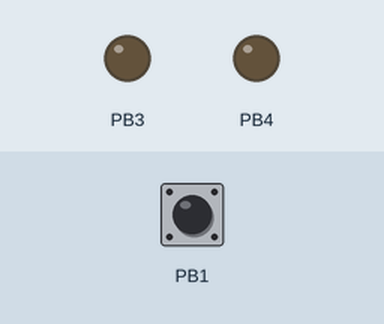
Recording of a program running on a simulated ATtiny85, built with avr-gcc and run on an emulated ATtiny85. On the bench: output pins drawn as LEDs (lit = HIGH). Inputs (shaded band) come from the test bench; at power-on: PB1 HIGH. At 1.3 s the program stops and its outputs stay as they are.

Above: at 1.2 s.
1.3 s: PB1 pulled LOW for 0.15 s
At 2.0 s:
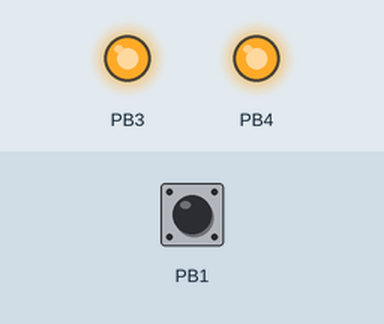
Timing chart, 0 to 2.8 s (numbered marks = the images above; inputs shaded):
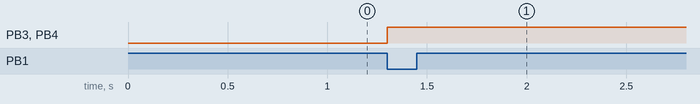

The program:

main.cpp
```cpp
#include <Arduino.h>

#include "mainheader.h"


// TCA9548 Library for i2c bus switching
#include "TCA9548.h"

// ds3231 library for clock functions
#include "DS3231.h"

// bh1759 luminance sensor
#include "BH1750.h"

// htu2x temperature and humidity sensor
#include "HTU2X.h"

// bmp0855 pressure sensor
//#include "tinyBMP085.h"
//tinyBMP085 mybmp085;

#include "BMP085.h"

// fram utility routines
#include "I2CFram.h"


// globals

// global 32 byte data ram cache
uint8_t globalcache[64] = { 0 };

// global 32bit variable
uint32_t myuint32 = 0;

// global 16 bit variable
uint16_t myuint16 = 0;


// function definitions

/// @brief Read the sensor data, prepare it, then store it to fram.
void dosensorread() {

  // read sensors into globalcache

  // clear out our globalcache first
  for ( int i = 0 ; i < 16 ; i++ ) {
    globalcache[i] = 0;
  }

  // use a 16 bit variable as flags for scheduling
  uint16_t flags = 0;

/*

  globalcache map for sensor readings
  00 - 05 Timestamp
  06 - 07 luminance
  08 - 09 HTU temp
  10 - 11 HTU humidity
  12 - 13 BMP temp
  14 - 15 BMP pressure

*/

  digitalWrite( LED_YEL , HIGH );

  do {

    if ( GETBIT00 == 0 ) {
      // fetch the current time. 6 bytes
      gettimeaddateraw( globalcache );
      SETBIT00
    }


    // fetch the current limunance value. 2 bytes
    // has luminance sensor started?
    if ( GETBIT01 == 0 ) {
      // start bh1750 luminance sensor up
      bh1750lowresoneshotrawstart();
      // set BIT01 to 1;
      SETBIT01
    }

    // has luminance sensor been started?
    if ( GETBIT01 == 1 ) {
      // has luminance sensor finished?
      if ( GETBIT02 == 0 ) {
        // poll for sensor data
        bh1750lowresoneshotrawend( globalcache );
        // if it has arrived, set BIT02 to 1;
        if ( ( globalcache[6] | globalcache[7] ) != 0 ) {
          SETBIT02
        }
      }
    }


    // fetch the current temperature and humidity.  2x2 bytes
    //htu2x
    // has required order, temperature then humidity
    if ( GETBIT03 == 0 ) {
      // start temperature reading
      htu2xgettemperaturerawstart();
      // set BIT03 to 1
      SETBIT03
    }

    // if temperature reading has begun,
    if ( GETBIT03 == 1 ) {
      // has temperature reading finished?
      if ( GETBIT04 == 0 ) {
        // poll for data
        htu2xgettemperaturerawend( globalcache );
        // if it has arrived, set BIT04 to 1;
        if ( ( globalcache[8] | globalcache[9] ) != 0 ) {
          SETBIT04
        }
      }
    }

    // if temperature reading is done, start humidity reading
    if ( GETBIT04 == 1 ) {
      // if I have not send the start command previously
      if ( GETBIT05 == 0 ) {
        // send humidity start command
        htu2xgethumidityrawstart();
        // set BIT05 to 1;
        SETBIT05
      }
    }

    // if humidity start has been sent...
    if ( GETBIT05 == 1 ) {
      // is the pressure reading finished?
      if ( GETBIT06 == 0 ) {
        // check if any data has arrived
        htu2xgethumidityrawend( globalcache );
        // if so, set BIT06 to 1;
        if ( ( globalcache[8] | globalcache[9] ) != 0 ) {
          SETBIT06
        }
      }
    }


    // fetch the current temperature and pressure. 2x2 bytes
    // bmp085 requires order 1. temperature 2. pressure
    // has temperature measurement been started.
    if ( GETBIT07 == 0 ) {
      // start temperature sensing
      bmp085gettemperaturerawstart();
      // set BIT07 to 1
      SETBIT07
    }

    // if temperature sensing is not yet completed
    if ( GETBIT07 == 1 ) {
      if ( GETBIT08 == 0 ) {
        // check if any data is available
        bmp085gettemperaturerawend( globalcache );
        // if so, set BIT08 to 1.
        if ( ( globalcache[12] | globalcache[13] ) != 0 ) {
          SETBIT08
        }
      }
    }

    //check if it's time to start pressure sensing
    if ( GETBIT08 == 1 ) {
      // check we haven't already sent the command
      if ( GETBIT09 == 0 ) {
        // send the pressure start command
        bmp085getpressurerawstart();
        // set BIT09 to 1.
        SETBIT09
      }
    }

    // if presure start has been sent
    if ( GETBIT09 == 1 ) {
      // if results have not yet been received
      if ( GETBIT10 == 0 ) {
        // if I have data available
        bmp085getpressurerawend( globalcache );
        // set BIT10 to 1.
        if ( ( globalcache[14] | globalcache[15] ) != 0 ) {
          SETBIT10
        }
      }
    }

  }
  while ( ( GETBIT00 == 0 ) || ( GETBIT02 == 0 ) || ( GETBIT06 == 0 ) || ( GETBIT10 == 0 ) );
  // process is complete when the following bits are set.
  // BIT00 = time retreival is complete.
  // BIT02 = luminance sensor has finished.
  // BIT06 = humidity sensor has finished.
  // BIT10 = pressure sensor has finished.
  digitalWrite( LED_YEL , LOW );


  // insert data storage code here ;)
  framwritesensordata( globalcache );


  // all done, now return
  return;

}


/// @brief Setup code run at power on
void setup() {
  // put your setup code here, to run once:

  // set up outputs
  pinMode( LED_RED , OUTPUT );
  pinMode( LED_YEL , OUTPUT );
  digitalWrite( LED_RED , LOW );
  digitalWrite( LED_YEL , LOW );

  // an input trigger
  // turn off the high on the pin first
  digitalWrite( PIN_TRIGGER1 , LOW );
  pinMode ( PIN_TRIGGER1 , INPUT_PULLUP );

  // that's actually it for now.

}


/// @brief Main loop, called repeatedly by main.
void loop() {
  // put your main code here, to run repeatedly:

  // if the trigger pin is anything but LOW, return super early.
  if ( digitalRead( PIN_TRIGGER1 ) != LOW ) { return; }

  // the alarm has triggered, our pin went low!
  // turn on the red led
  digitalWrite( LED_RED , HIGH );

  // switch on the i2c bus
  i2cbuson();

  // switch to the sensor bus
  i2cswitchbus( I2CBUSIDSENSORS );

  // turn off the alarm
  clearalarms();

  // now do the actual job...
  dosensorread();

  // now turn off the i2c bus
  i2cbusoff();

  // now write the LED pin low
  digitalWrite( LED_RED , LOW );

  // all done, return.
  return;

}


//
```

mainheader.h
```cpp
// utility defiitions for int main(int argc, char const *argv[])
#define GETBIT00 ( flags & 0b0000000000000001 )
#define GETBIT01 ( ( flags & 0b0000000000000010 ) >> 1 )
#define GETBIT02 ( ( flags & 0b0000000000000100 ) >> 2 )
#define GETBIT03 ( ( flags & 0b0000000000001000 ) >> 3 )
#define GETBIT04 ( ( flags & 0b0000000000010000 ) >> 4 )
#define GETBIT05 ( ( flags & 0b0000000000100000 ) >> 5 )
#define GETBIT06 ( ( flags & 0b0000000001000000 ) >> 6 )
#define GETBIT07 ( ( flags & 0b0000000010000000 ) >> 7 )
#define GETBIT08 ( ( flags & 0b0000000100000000 ) >> 8 )
#define GETBIT09 ( ( flags & 0b0000001000000000 ) >> 9 )
#define GETBIT10 ( ( flags & 0b0000010000000000 ) >> 10 )
#define GETBIT11 ( ( flags & 0b0000100000000000 ) >> 11 )
#define GETBIT12 ( ( flags & 0b0001000000000000 ) >> 12 )
#define GETBIT13 ( ( flags & 0b0010000000000000 ) >> 13 )
#define GETBIT14 ( ( flags & 0b0100000000000000 ) >> 14 )
#define GETBIT15 ( ( flags & 0b1000000000000000 ) >> 15 )

#define SETBIT00 flags |= 0b0000000000000001;
#define SETBIT01 flags |= 0b0000000000000010;
#define SETBIT02 flags |= 0b0000000000000100;
#define SETBIT03 flags |= 0b0000000000001000;
#define SETBIT04 flags |= 0b0000000000010000;
#define SETBIT05 flags |= 0b0000000000100000;
#define SETBIT06 flags |= 0b0000000001000000;
#define SETBIT07 flags |= 0b0000000010000000;
#define SETBIT08 flags |= 0b0000000100000000;
#define SETBIT09 flags |= 0b0000001000000000;
#define SETBIT10 flags |= 0b0000010000000000;
#define SETBIT11 flags |= 0b0000100000000000;
#define SETBIT12 flags |= 0b0001000000000000;
#define SETBIT13 flags |= 0b0010000000000000;
#define SETBIT14 flags |= 0b0100000000000000;
#define SETBIT15 flags |= 0b1000000000000000;


#define CLRBIT00 flags &= 0b1111111111111110;
#define CLRBIT01 flags &= 0b1111111111111101;
#define CLRBIT02 flags &= 0b1111111111111011;
#define CLRBIT03 flags &= 0b1111111111110111;
#define CLRBIT04 flags &= 0b1111111111101111;
#define CLRBIT05 flags &= 0b1111111111011111;
#define CLRBIT06 flags &= 0b1111111110111111;
#define CLRBIT07 flags &= 0b1111111101111111;
#define CLRBIT08 flags &= 0b1111111011111111;
#define CLRBIT09 flags &= 0b1111110111111111;
#define CLRBIT10 flags &= 0b1111101111111111;
#define CLRBIT11 flags &= 0b1111011111111111;
#define CLRBIT12 flags &= 0b1110111111111111;
#define CLRBIT13 flags &= 0b1101111111111111;
#define CLRBIT14 flags &= 0b1011111111111111;
#define CLRBIT15 flags &= 0b0111111111111111;
```

Measured:
- after the input at 1.3 s, PB3, PB4: LOW → HIGH at once
